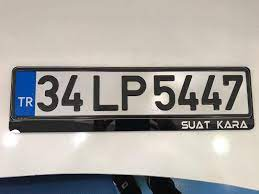
#> input picture Tesseract/plaka3.png, 259 x 194 px
$ python 2.py
#> lines starting #> are read from the running program, lines starting #| are printed output that depends on the picture; after the words box and inside, x2 and y2 are one past the last pixel; in counts of white or black regions, pixels touching at a corner belong together
# pytesseract ile Plaka Okuma
import cv2
import numpy as np
import pytesseract
import imutils

# Tesseract yolunu belirtin
pytesseract.pytesseract.tesseract_cmd = r"C:\Program Files\Tesseract-OCR\tesseract.exe"

# Görüntüyü yükle ve griye çevir
img = cv2.imread("plaka3.png")
#> img is the input picture: shape (194, 259, 3); mean B, G, R 159, 163.5, 167
gri = cv2.cvtColor(img, cv2.COLOR_BGR2GRAY)
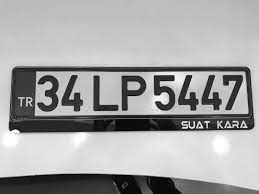
#> gri: shape (194, 259); min 0, max 255, mean 164

# Gürültü azaltma filtresi
filtre = cv2.bilateralFilter(gri, 7, 200, 200)
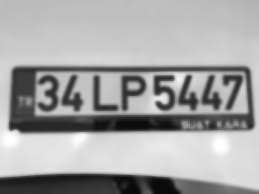
#> filtre: shape (194, 259); min 9, max 254, mean 164

# Kenar tespiti
kose = cv2.Canny(filtre, 40, 200)
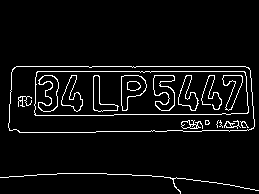
#> kose: shape (194, 259); 5.4% white in thin lines or dots, all inside (x1, y1, x2, y2) = (0, 66, 259, 194)

# Kontur bulma
kontur, a = cv2.findContours(kose, cv2.RETR_TREE, cv2.CHAIN_APPROX_SIMPLE)
#> kontur = 35 contours, 10 with area under 20; largest, box (x1, y1, x2, y2) and area: (8, 66, 255, 133) 15698, (8, 66, 255, 133) 15690, (34, 71, 249, 116) 9152, (34, 71, 249, 116) 9144, (121, 75, 147, 111) 550; a = 35 rows, first 6: [1, -1, -1, -1], [-1, 0, 2, -1], [-1, -1, 3, 1], [4, -1, -1, 2], [6, 3, 5, 2], [-1, -1, -1, 4]
cnt = imutils.grab_contours((kontur, a))
#> cnt has the same summary as kontur
cnt = sorted(cnt, key=cv2.contourArea, reverse=True)[:10]
#> cnt = 10 contours; largest, box (x1, y1, x2, y2) and area: (8, 66, 255, 133) 15698, (8, 66, 255, 133) 15690, (34, 71, 249, 116) 9152, (34, 71, 249, 116) 9144, (121, 75, 147, 111) 550

ekran = None

# Dört kenarlı plaka bölgesini bul
for i in cnt:
    eps = 0.018 * cv2.arcLength(i, True)
    aprx = cv2.approxPolyDP(i, eps, True)
    if len(aprx) == 4:
        ekran = aprx
        break
#> this loop made 1 pass
#> (eps, ekran) on pass 1: (11.15, [[11, 72], [9, 130], [254, 126], [245, 66]])

# Maske oluştur ve bölgeyi çıkar
if ekran is not None:
    maske = np.zeros(gri.shape, np.uint8)
    yeniMaske = cv2.drawContours(maske, [ekran], 0, (255, 255, 255), -1)
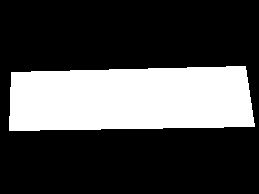
#> yeniMaske: shape (194, 259); 28.8% white; 1 white region, box (x1, y1, x2, y2) and area: (9, 66, 255, 131) 14446
    yazi = cv2.bitwise_and(img, img, mask=maske)
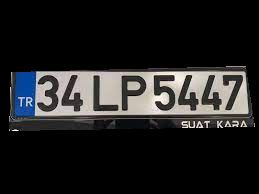
#> yazi: shape (194, 259, 3); mean B, G, R 33.2, 33, 33.3

    cv2.imshow("YeniMaske", yeniMaske)
    cv2.imshow("Yazi", yazi)

    # Plaka bölgesini kırp
    (x, y) = np.where(maske == 255)
#> x = 14446 values from 66 to 130; y = 14446 values, max 254 at index 13215, min 9 at index 11256, mean 130.5
    (ustx, usty) = (np.min(x), np.min(y))
#> ustx = 66; usty = 9
    (altx, alty) = (np.max(x), np.max(y))
#> altx = 130; alty = 254
    kirp = gri[ustx:altx + 1, usty:alty + 1]
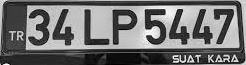
#> kirp: shape (65, 246); min 0, max 254, mean 113.3

    # OCR ile metni al
    config = "--psm 6"  # Kısa metinler için
#> (the run stopped early here; a loop or call above may not have finished)
